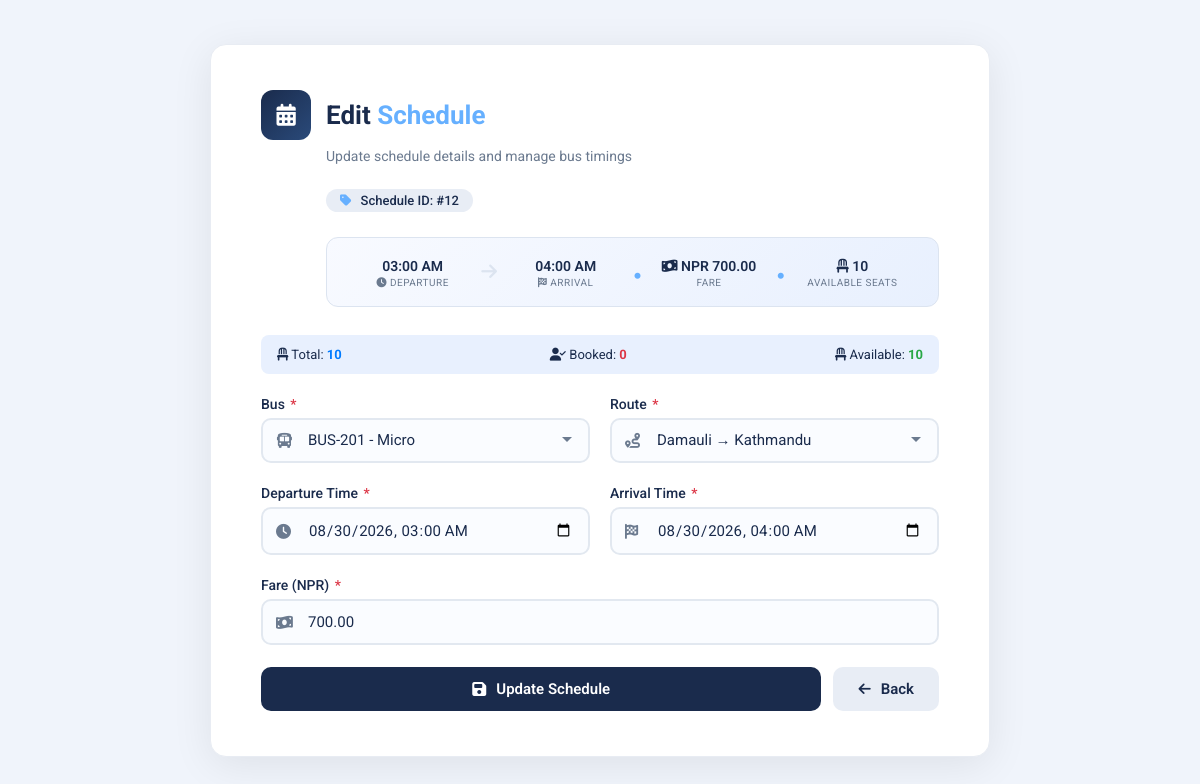
The app's page /edit_schedule.php?id=12 (signed in) with its own data.
### tables this page shows
CREATE TABLE `schedules` (
  `schedule_id` int NOT NULL,
  `bus_id` int NOT NULL,
  `route_id` int NOT NULL,
  `departure_time` datetime NOT NULL,
  `arrival_time` datetime NOT NULL,
  `fare` decimal(10,2) NOT NULL
);

CREATE TABLE `buses` (
  `bus_id` int NOT NULL,
  `bus_number` varchar(20) NOT NULL,
  `bus_name` varchar(100) NOT NULL,
  `type` varchar(50) NOT NULL,
  `total_seats` int NOT NULL,
  `status` enum('active','maintenance','inactive') DEFAULT 'active'
);

CREATE TABLE `routes` (
  `route_id` int NOT NULL,
  `source` varchar(100) NOT NULL,
  `destination` varchar(100) NOT NULL,
  `stops` text
);

### edit_schedule.php (the view, shortened to what this page needs)
<?php
$servername="localhost";
$usernameDB="root";
$passwordDB="root";
$dbname="obtms";
$conn=new mysqli($servername,$usernameDB,$passwordDB,$dbname);
$id=$_GET['id'];
$buses = $conn->query("SELECT bus_id, bus_number, bus_name FROM buses WHERE status = 'active'");
$routes = $conn->query("SELECT route_id, source, destination FROM routes");
$schedule = $conn->query("SELECT s.*, b.total_seats
                          FROM schedules s
                          JOIN buses b ON s.bus_id = b.bus_id
                          WHERE s.schedule_id=$id")->fetch_assoc();
$booked_sql = "SELECT COUNT(*) as booked FROM bookings WHERE schedule_id = $id AND status != 'canceled'";
$booked_result = $conn->query($booked_sql);
$booked = $booked_result->fetch_assoc();
$booked_seats = $booked['booked'];
$available_seats = $schedule['total_seats'] - $booked_seats;
?>
<!DOCTYPE html>
<html lang="en">
<head>
<link rel="stylesheet" href="https://cdnjs.cloudflare.com/ajax/libs/font-awesome/6.5.0/css/all.min.css">
</head>
<body>
<div class="container">
    <div class="header">
        <div class="icon">
            <i class="fas fa-calendar-alt"></i>
        </div>
        <h2>Edit <span>Schedule</span></h2>
    </div>
    <div class="subtitle">Update schedule details and manage bus timings</div>
    <div class="schedule-id-badge">
        <i class="fas fa-tag"></i> Schedule ID: #<?php echo $id; ?>
    </div>
    <div class="schedule-preview">
        <div class="preview-item">
            <span class="value"><?php echo date('h:i A', strtotime($schedule['departure_time'])); ?></span>
            <span class="label"><i class="fas fa-clock"></i> Departure</span>
        </div>
        <div class="preview-divider">
            <i class="fas fa-arrow-right"></i>
        </div>
        <div class="preview-item">
            <span class="value"><?php echo date('h:i A', strtotime($schedule['arrival_time'])); ?></span>
            <span class="label"><i class="fas fa-flag-checkered"></i> Arrival</span>
        </div>
        <div class="preview-divider">
            <i class="fas fa-circle" style="font-size: 6px; color: #66b0ff;"></i>
        </div>
        <div class="preview-item">
            <span class="value preview-bus"><i class="fas fa-money-bill-wave"></i> NPR <?php echo number_format($schedule['fare'] ?? 0, 2); ?></span>
            <span class="label">Fare</span>
        </div>
        <div class="preview-divider">
            <i class="fas fa-circle" style="font-size: 6px; color: #66b0ff;"></i>
        </div>
        <div class="preview-item">
            <span class="value preview-bus"><i class="fas fa-chair"></i> <?php echo $available_seats; ?></span>
            <span class="label">Available Seats</span>
        </div>
    </div>
    <div class="info-box">
        <div class="info-item">
            <i class="fas fa-chair"></i> Total: <strong class="seats-total"><?php echo $schedule['total_seats']; ?></strong>
        </div>
        <div class="info-item">
            <i class="fas fa-user-check"></i> Booked: <strong class="seats-booked"><?php echo $booked_seats; ?></strong>
        </div>
        <div class="info-item">
            <i class="fas fa-chair"></i> Available: <strong class="seats-available"><?php echo $available_seats; ?></strong>
        </div>
    </div>
    <form method="POST">
        <div class="form-row">
            <div class="form-group">
                <label>Bus <span class="required">*</span></label>
                <div class="input-wrapper">
                    <select name="bus_id" required>
                        <?php
                        $buses->data_seek(0);
                        while($b=$buses->fetch_assoc()):
                        ?>
                            <option value="<?php echo $b['bus_id']; ?>" <?php if($b['bus_id']==$schedule['bus_id']) echo 'selected'; ?>>
                                <?php echo $b['bus_number'] . ' - ' . htmlspecialchars($b['bus_name']); ?>
                            </option>
                        <?php endwhile; ?>
                    </select>
                </div>
            </div>
            <div class="form-group">
                <label>Route <span class="required">*</span></label>
                <div class="input-wrapper">
                    <select name="route_id" required>
                        <?php
                        $routes->data_seek(0);
                        while($r=$routes->fetch_assoc()):
                        ?>
                            <option value="<?php echo $r['route_id']; ?>" <?php if($r['route_id']==$schedule['route_id']) echo 'selected'; ?>>
                                <?php echo htmlspecialchars($r['source'].' → '.$r['destination']); ?>
                            </option>
                        <?php endwhile; ?>
                    </select>
                </div>
            </div>
        </div>
        <div class="form-row">
            <div class="form-group">
                <label>Departure Time <span class="required">*</span></label>
                <div class="input-wrapper">
                    <input type="datetime-local" name="departure_time" value="<?php echo date('Y-m-d\TH:i', strtotime($schedule['departure_time'])); ?>" required>
                </div>
            </div>
            <div class="form-group">
                <label>Arrival Time <span class="required">*</span></label>
                <div class="input-wrapper">
                    <input type="datetime-local" name="arrival_time" value="<?php echo date('Y-m-d\TH:i', strtotime($schedule['arrival_time'])); ?>" required>
                </div>
            </div>
        </div>
        <div class="form-group">
            <label>Fare (NPR) <span class="required">*</span></label>
            <div class="input-wrapper">
                <input type="number" step="0.01" name="fare" value="<?php echo $schedule['fare'] ?? 0; ?>" required min="0" placeholder="Enter fare amount">
            </div>
        </div>
        <div class="actions">
            <button type="submit" name="update" class="btn btn-update">
                <i class="fas fa-save"></i> Update Schedule
            </button>
            <a href="admin_manage_schedules.php" class="btn btn-back">
                <i class="fas fa-arrow-left"></i> Back
            </a>
        </div>
    </form>
</div>
</body>
</html>

### edit_schedule.php (style rules this page uses)
* { margin: 0; padding: 0; box-sizing: border-box; font-family: 'Roboto', sans-serif; }
body { background: #f0f4fb; min-height: 100vh; display: flex; justify-content: center; align-items: center; padding: 20px; }
.container { background: #fff; max-width: 780px; width: 100%; padding: 45px 50px; border-radius: 16px; box-shadow: 0 8px 40px rgba(0, 0, 0, 0.08); border: 1px solid #e8ecf3; }
.header { display: flex; align-items: center; gap: 15px; margin-bottom: 8px; }
.header .icon { width: 50px; height: 50px; background: linear-gradient(135deg, #1a2b4c, #2a4a7a); border-radius: 12px; display: flex; align-items: center; justify-content: center; color: #fff; font-size: 22px; }
.header h2 { font-size: 26px; font-weight: 700; color: #1a2b4c; }
.header h2 span { color: #66b0ff; }
.subtitle { color: #6b7a8f; font-size: 14px; margin-left: 65px; margin-bottom: 25px; }
.schedule-id-badge { display: inline-block; background: #e8edf5; color: #1a2b4c; padding: 4px 14px; border-radius: 20px; font-size: 13px; font-weight: 500; margin-left: 65px; margin-bottom: 25px; }
.schedule-id-badge i { margin-right: 6px; color: #66b0ff; }
.schedule-preview { background: linear-gradient(135deg, #f8faff, #e8f0fe); padding: 18px 22px; border-radius: 12px; margin-left: 65px; margin-bottom: 28px; border: 1px solid #dce4f0; display: grid; grid-template-columns: 1fr auto 1fr auto 1fr auto 1fr; align-items: center; gap: 5px; }
.schedule-preview .preview-item { text-align: center; }
.schedule-preview .preview-item .value { font-weight: 600; color: #1a2b4c; font-size: 14px; }
.schedule-preview .preview-item .label { display: block; font-weight: 400; color: #6b7a8f; font-size: 10px; text-transform: uppercase; letter-spacing: 0.5px; margin-top: 2px; }
.schedule-preview .preview-divider { color: #dce4f0; font-size: 18px; }
.schedule-preview .preview-bus { color: #1a2b4c; }
.form-group { margin-bottom: 22px; }
.form-group label { display: block; font-weight: 500; color: #1a2b4c; margin-bottom: 6px; font-size: 14px; }
.form-group label .required { color: #dc3545; margin-left: 2px; }
.input-wrapper { position: relative; }
.input-wrapper select, .input-wrapper input { width: 100%; padding: 12px 15px 12px 45px; border: 2px solid #e2e8f0; border-radius: 10px; font-size: 15px; transition: 0.3s; background: #fafcff; color: #1a2b4c; appearance: none; -webkit-appearance: none; cursor: pointer; }
.input-wrapper select { padding-right: 40px; background-repeat: no-repeat; background-position: right 15px center; }
.form-row { display: grid; grid-template-columns: 1fr 1fr; gap: 20px; }
.actions { display: flex; gap: 12px; margin-top: 10px; }
.btn { padding: 13px 35px; border: none; border-radius: 10px; font-size: 15px; font-weight: 600; cursor: pointer; transition: 0.3s; display: inline-flex; align-items: center; gap: 10px; text-decoration: none; }
.btn-update { background: #1a2b4c; color: #fff; flex: 1; justify-content: center; }
.btn-update i { font-size: 16px; }
.btn-back { background: #e8edf5; color: #1a2b4c; padding: 13px 25px; }
.btn-back i { font-size: 14px; }
.info-box { background: #e8f0fe; border-radius: 8px; padding: 12px 16px; margin-bottom: 22px; display: flex; justify-content: space-between; align-items: center; flex-wrap: wrap; gap: 10px; }
.info-box .info-item { font-size: 13px; color: #1a2b4c; }
.info-box .info-item strong { color: #1a2b4c; }
.info-box .info-item .seats-available { color: #28a745; font-weight: 700; }
.info-box .info-item .seats-booked { color: #dc3545; font-weight: 700; }
.info-box .info-item .seats-total { color: #007bff; font-weight: 700; }

### records on screen
schedules: departure_time "03:00 AM", arrival_time "04:00 AM", fare "700.00", bus.total_seats "10", bus_id "BUS-201 - Micro", route_id "Damauli → Kathmandu", departure_time "08/30/2026 03:00", arrival_time "08/30/2026 04:00"

### other values on screen
$id "12"
$booked_seats "0"
